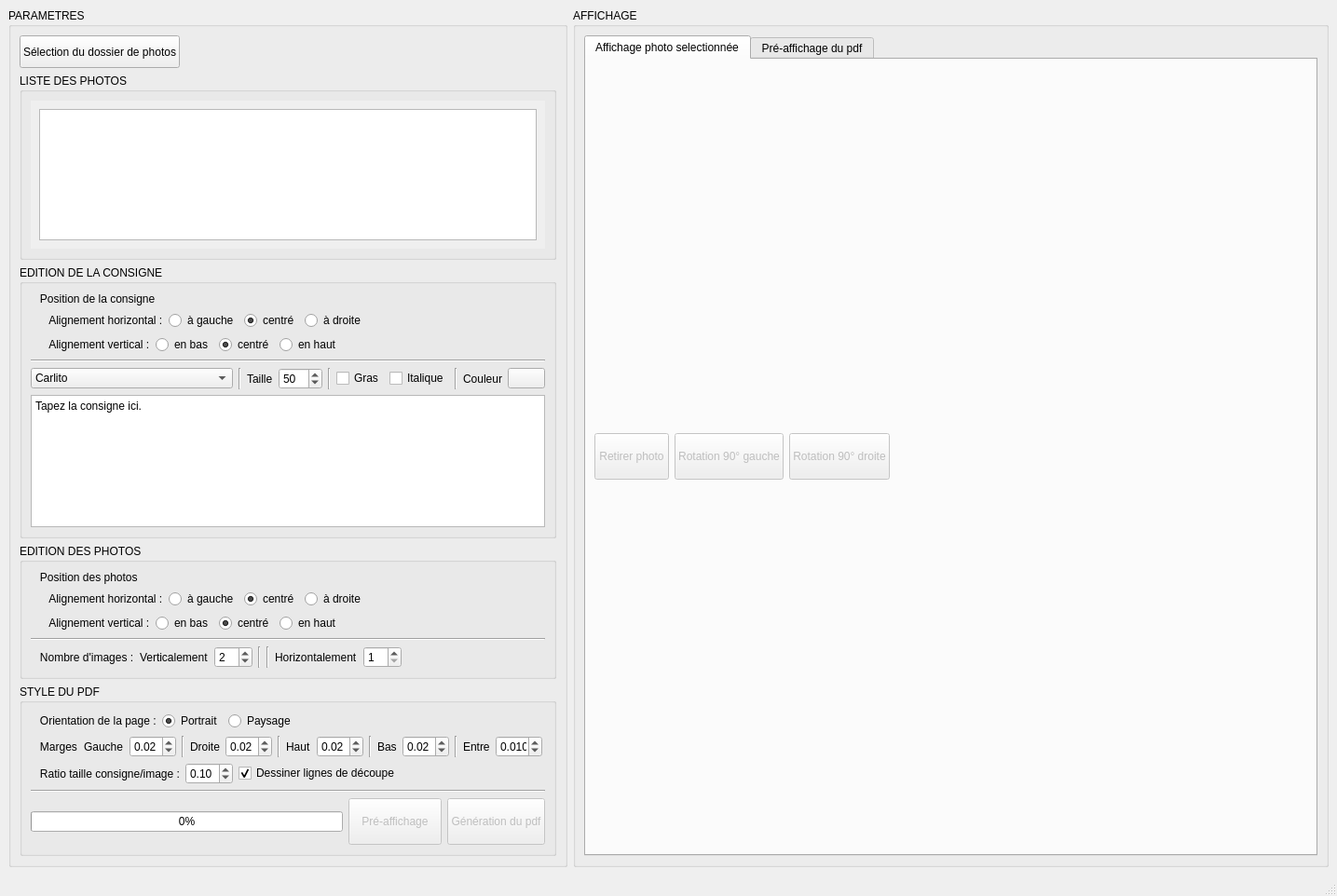
<?xml version="1.0" encoding="UTF-8"?>
<ui version="4.0">
 <class>MainInterface</class>
 <widget class="QMainWindow" name="MainInterface">
  <property name="geometry">
   <rect>
    <x>0</x>
    <y>0</y>
    <width>1435</width>
    <height>962</height>
   </rect>
  </property>
  <property name="windowTitle">
   <string>MainWindow</string>
  </property>
  <widget class="QWidget" name="centralwidget">
   <layout class="QHBoxLayout" name="horizontalLayout">
    <item>
     <layout class="QVBoxLayout" name="verticalLayout_6">
      <item>
       <layout class="QHBoxLayout" name="horizontalLayout_5">
        <item>
         <widget class="QGroupBox" name="gbParametres">
          <property name="maximumSize">
           <size>
            <width>600</width>
            <height>16777215</height>
           </size>
          </property>
          <property name="title">
           <string>PARAMETRES</string>
          </property>
          <layout class="QVBoxLayout" name="verticalLayout">
           <item>
            <layout class="QHBoxLayout" name="hlPhotosSelection">
             <item>
              <widget class="QPushButton" name="pbSelectPhotos">
               <property name="minimumSize">
                <size>
                 <width>0</width>
                 <height>35</height>
                </size>
               </property>
               <property name="maximumSize">
                <size>
                 <width>200</width>
                 <height>16777215</height>
                </size>
               </property>
               <property name="text">
                <string>Sélection du dossier de photos</string>
               </property>
              </widget>
             </item>
             <item>
              <widget class="QLabel" name="laPhotosDir">
               <property name="maximumSize">
                <size>
                 <width>500</width>
                 <height>16777215</height>
                </size>
               </property>
               <property name="text">
                <string/>
               </property>
              </widget>
             </item>
             <item>
              <spacer name="horizontalSpacer">
               <property name="orientation">
                <enum>Qt::Horizontal</enum>
               </property>
               <property name="sizeHint" stdset="0">
                <size>
                 <width>40</width>
                 <height>20</height>
                </size>
               </property>
              </spacer>
             </item>
            </layout>
           </item>
           <item>
            <widget class="QGroupBox" name="dzqddzqd">
             <property name="title">
              <string>LISTE DES PHOTOS</string>
             </property>
             <layout class="QHBoxLayout" name="hlPhotosList">
              <item>
               <widget class="QScrollArea" name="scrollArea">
                <property name="frameShape">
                 <enum>QFrame::NoFrame</enum>
                </property>
                <property name="frameShadow">
                 <enum>QFrame::Plain</enum>
                </property>
                <property name="lineWidth">
                 <number>0</number>
                </property>
                <property name="widgetResizable">
                 <bool>true</bool>
                </property>
                <widget class="QWidget" name="scrollAreaWidgetContents">
                 <property name="geometry">
                  <rect>
                   <x>0</x>
                   <y>0</y>
                   <width>552</width>
                   <height>158</height>
                  </rect>
                 </property>
                 <layout class="QVBoxLayout" name="verticalLayout_4">
                  <item>
                   <widget class="QListWidget" name="lwPhotos">
                    <property name="maximumSize">
                     <size>
                      <width>10000</width>
                      <height>16777215</height>
                     </size>
                    </property>
                   </widget>
                  </item>
                 </layout>
                </widget>
               </widget>
              </item>
              <item>
               <layout class="QVBoxLayout" name="verticalLayout_3"/>
              </item>
             </layout>
            </widget>
           </item>
           <item>
            <widget class="QGroupBox" name="gbConsignes">
             <property name="minimumSize">
              <size>
               <width>0</width>
               <height>100</height>
              </size>
             </property>
             <property name="font">
              <font>
               <weight>50</weight>
               <bold>false</bold>
              </font>
             </property>
             <property name="title">
              <string>EDITION DE LA CONSIGNE</string>
             </property>
             <layout class="QVBoxLayout" name="verticalLayout_5">
              <item>
               <layout class="QHBoxLayout" name="hlConsignes">
                <item>
                 <layout class="QVBoxLayout" name="vlTextEdit" stretch="0,0,0,0,0,0">
                  <item>
                   <layout class="QHBoxLayout" name="hlTextAlignment">
                    <item>
                     <widget class="QLabel" name="laTextAlignment">
                      <property name="font">
                       <font>
                        <weight>50</weight>
                        <bold>false</bold>
                       </font>
                      </property>
                      <property name="text">
                       <string>   Position de la consigne</string>
                      </property>
                     </widget>
                    </item>
                   </layout>
                  </item>
                  <item>
                   <layout class="QHBoxLayout" name="hlHText">
                    <item>
                     <widget class="QLabel" name="laHorizontalText">
                      <property name="text">
                       <string>      Alignement horizontal :</string>
                      </property>
                     </widget>
                    </item>
                    <item>
                     <widget class="QRadioButton" name="rbLeftText">
                      <property name="styleSheet">
                       <string notr="true"/>
                      </property>
                      <property name="text">
                       <string>à gauche</string>
                      </property>
                      <attribute name="buttonGroup">
                       <string notr="true">buttonGroup</string>
                      </attribute>
                     </widget>
                    </item>
                    <item>
                     <widget class="QRadioButton" name="rbHCenterText">
                      <property name="text">
                       <string>centré</string>
                      </property>
                      <property name="checked">
                       <bool>true</bool>
                      </property>
                      <attribute name="buttonGroup">
                       <string notr="true">buttonGroup</string>
                      </attribute>
                     </widget>
                    </item>
                    <item>
                     <widget class="QRadioButton" name="rbRightText">
                      <property name="text">
                       <string>à droite</string>
                      </property>
                      <attribute name="buttonGroup">
                       <string notr="true">buttonGroup</string>
                      </attribute>
                     </widget>
                    </item>
                    <item>
                     <spacer name="horizontalSpacer_6">
                      <property name="orientation">
                       <enum>Qt::Horizontal</enum>
                      </property>
                      <property name="sizeHint" stdset="0">
                       <size>
                        <width>40</width>
                        <height>20</height>
                       </size>
                      </property>
                     </spacer>
                    </item>
                   </layout>
                  </item>
                  <item>
                   <layout class="QHBoxLayout" name="hlVText">
                    <item>
                     <widget class="QLabel" name="laVerticalText">
                      <property name="text">
                       <string>      Alignement vertical :</string>
                      </property>
                     </widget>
                    </item>
                    <item>
                     <widget class="QRadioButton" name="rbBottomText">
                      <property name="text">
                       <string>en bas</string>
                      </property>
                      <attribute name="buttonGroup">
                       <string notr="true">buttonGroup_3</string>
                      </attribute>
                     </widget>
                    </item>
                    <item>
                     <widget class="QRadioButton" name="rbVCenterText">
                      <property name="text">
                       <string>centré</string>
                      </property>
                      <property name="checked">
                       <bool>true</bool>
                      </property>
                      <attribute name="buttonGroup">
                       <string notr="true">buttonGroup_3</string>
                      </attribute>
                     </widget>
                    </item>
                    <item>
                     <widget class="QRadioButton" name="rbTopText">
                      <property name="text">
                       <string>en haut</string>
                      </property>
                      <attribute name="buttonGroup">
                       <string notr="true">buttonGroup_3</string>
                      </attribute>
                     </widget>
                    </item>
                    <item>
                     <spacer name="horizontalSpacer_8">
                      <property name="orientation">
                       <enum>Qt::Horizontal</enum>
                      </property>
                      <property name="sizeHint" stdset="0">
                       <size>
                        <width>40</width>
                        <height>20</height>
                       </size>
                      </property>
                     </spacer>
                    </item>
                   </layout>
                  </item>
                  <item>
                   <widget class="Line" name="line_2">
                    <property name="orientation">
                     <enum>Qt::Horizontal</enum>
                    </property>
                   </widget>
                  </item>
                  <item>
                   <layout class="QHBoxLayout" name="hlFont">
                    <item>
                     <widget class="QFontComboBox" name="fcbConsignes">
                      <property name="editable">
                       <bool>false</bool>
                      </property>
                      <property name="currentFont">
                       <font>
                        <family>Calibri</family>
                       </font>
                      </property>
                     </widget>
                    </item>
                    <item>
                     <widget class="Line" name="line_4">
                      <property name="orientation">
                       <enum>Qt::Vertical</enum>
                      </property>
                     </widget>
                    </item>
                    <item>
                     <widget class="QLabel" name="laTaille">
                      <property name="text">
                       <string>Taille</string>
                      </property>
                     </widget>
                    </item>
                    <item>
                     <widget class="QSpinBox" name="sbSizeTexte">
                      <property name="maximumSize">
                       <size>
                        <width>75</width>
                        <height>16777215</height>
                       </size>
                      </property>
                      <property name="minimum">
                       <number>10</number>
                      </property>
                      <property name="maximum">
                       <number>300</number>
                      </property>
                      <property name="value">
                       <number>50</number>
                      </property>
                     </widget>
                    </item>
                    <item>
                     <widget class="Line" name="line_5">
                      <property name="orientation">
                       <enum>Qt::Vertical</enum>
                      </property>
                     </widget>
                    </item>
                    <item>
                     <widget class="QCheckBox" name="cbBold">
                      <property name="text">
                       <string>Gras</string>
                      </property>
                     </widget>
                    </item>
                    <item>
                     <widget class="QCheckBox" name="cbItalic">
                      <property name="text">
                       <string>Italique</string>
                      </property>
                     </widget>
                    </item>
                    <item>
                     <widget class="Line" name="line_6">
                      <property name="orientation">
                       <enum>Qt::Vertical</enum>
                      </property>
                     </widget>
                    </item>
                    <item>
                     <widget class="QLabel" name="laCouleur">
                      <property name="text">
                       <string>Couleur</string>
                      </property>
                     </widget>
                    </item>
                    <item>
                     <widget class="QPushButton" name="pbChoosColor">
                      <property name="text">
                       <string/>
                      </property>
                     </widget>
                    </item>
                    <item>
                     <spacer name="horizontalSpacer_2">
                      <property name="orientation">
                       <enum>Qt::Horizontal</enum>
                      </property>
                      <property name="sizeHint" stdset="0">
                       <size>
                        <width>40</width>
                        <height>20</height>
                       </size>
                      </property>
                     </spacer>
                    </item>
                   </layout>
                  </item>
                  <item>
                   <widget class="QPlainTextEdit" name="pteConsigne">
                    <property name="plainText">
                     <string>Tapez la consigne ici.</string>
                    </property>
                   </widget>
                  </item>
                 </layout>
                </item>
               </layout>
              </item>
             </layout>
            </widget>
           </item>
           <item>
            <widget class="QGroupBox" name="gbPhotos">
             <property name="title">
              <string>EDITION DES PHOTOS</string>
             </property>
             <layout class="QVBoxLayout" name="verticalLayout_7">
              <item>
               <layout class="QHBoxLayout" name="hlImageAlignment">
                <item>
                 <widget class="QLabel" name="laPhotoAlignment">
                  <property name="font">
                   <font>
                    <weight>50</weight>
                    <bold>false</bold>
                   </font>
                  </property>
                  <property name="text">
                   <string>   Position des photos</string>
                  </property>
                 </widget>
                </item>
               </layout>
              </item>
              <item>
               <layout class="QHBoxLayout" name="hlPhotoHorizontal">
                <item>
                 <widget class="QLabel" name="laHorizontalImage">
                  <property name="text">
                   <string>      Alignement horizontal :</string>
                  </property>
                 </widget>
                </item>
                <item>
                 <widget class="QRadioButton" name="rbLeftImage">
                  <property name="text">
                   <string>à gauche</string>
                  </property>
                  <attribute name="buttonGroup">
                   <string notr="true">buttonGroup_2</string>
                  </attribute>
                 </widget>
                </item>
                <item>
                 <widget class="QRadioButton" name="rbHCenterImage">
                  <property name="text">
                   <string>centré</string>
                  </property>
                  <property name="checked">
                   <bool>true</bool>
                  </property>
                  <attribute name="buttonGroup">
                   <string notr="true">buttonGroup_2</string>
                  </attribute>
                 </widget>
                </item>
                <item>
                 <widget class="QRadioButton" name="rbRightImage">
                  <property name="text">
                   <string>à droite</string>
                  </property>
                  <attribute name="buttonGroup">
                   <string notr="true">buttonGroup_2</string>
                  </attribute>
                 </widget>
                </item>
                <item>
                 <spacer name="hsPhotoHorizontal">
                  <property name="orientation">
                   <enum>Qt::Horizontal</enum>
                  </property>
                  <property name="sizeHint" stdset="0">
                   <size>
                    <width>40</width>
                    <height>20</height>
                   </size>
                  </property>
                 </spacer>
                </item>
               </layout>
              </item>
              <item>
               <layout class="QHBoxLayout" name="hlPhotoVertical">
                <item>
                 <widget class="QLabel" name="laVerticalImage">
                  <property name="text">
                   <string>      Alignement vertical :</string>
                  </property>
                 </widget>
                </item>
                <item>
                 <widget class="QRadioButton" name="rbBottomImage">
                  <property name="text">
                   <string>en bas</string>
                  </property>
                  <attribute name="buttonGroup">
                   <string notr="true">buttonGroup_4</string>
                  </attribute>
                 </widget>
                </item>
                <item>
                 <widget class="QRadioButton" name="rbVCenterImage">
                  <property name="text">
                   <string>centré</string>
                  </property>
                  <property name="checked">
                   <bool>true</bool>
                  </property>
                  <attribute name="buttonGroup">
                   <string notr="true">buttonGroup_4</string>
                  </attribute>
                 </widget>
                </item>
                <item>
                 <widget class="QRadioButton" name="rbTopImage">
                  <property name="text">
                   <string>en haut</string>
                  </property>
                  <attribute name="buttonGroup">
                   <string notr="true">buttonGroup_4</string>
                  </attribute>
                 </widget>
                </item>
                <item>
                 <spacer name="horizontalSpacer_7">
                  <property name="orientation">
                   <enum>Qt::Horizontal</enum>
                  </property>
                  <property name="sizeHint" stdset="0">
                   <size>
                    <width>40</width>
                    <height>20</height>
                   </size>
                  </property>
                 </spacer>
                </item>
               </layout>
              </item>
              <item>
               <widget class="Line" name="line_3">
                <property name="orientation">
                 <enum>Qt::Horizontal</enum>
                </property>
               </widget>
              </item>
              <item>
               <layout class="QHBoxLayout" name="hlNbImages">
                <item>
                 <widget class="QLabel" name="laNbImages">
                  <property name="maximumSize">
                   <size>
                    <width>250</width>
                    <height>16777215</height>
                   </size>
                  </property>
                  <property name="text">
                   <string>   Nombre d'images :</string>
                  </property>
                 </widget>
                </item>
                <item>
                 <widget class="QLabel" name="laNbImagesV">
                  <property name="text">
                   <string>Verticalement</string>
                  </property>
                 </widget>
                </item>
                <item>
                 <widget class="QSpinBox" name="sbNbImagesV">
                  <property name="minimum">
                   <number>1</number>
                  </property>
                  <property name="maximum">
                   <number>10</number>
                  </property>
                  <property name="value">
                   <number>2</number>
                  </property>
                 </widget>
                </item>
                <item>
                 <widget class="Line" name="line_12">
                  <property name="orientation">
                   <enum>Qt::Vertical</enum>
                  </property>
                 </widget>
                </item>
                <item>
                 <widget class="Line" name="line_11">
                  <property name="orientation">
                   <enum>Qt::Vertical</enum>
                  </property>
                 </widget>
                </item>
                <item>
                 <widget class="QLabel" name="laNbImagesH">
                  <property name="text">
                   <string>Horizontalement</string>
                  </property>
                 </widget>
                </item>
                <item>
                 <widget class="QSpinBox" name="sbNbImagesH">
                  <property name="minimum">
                   <number>1</number>
                  </property>
                  <property name="maximum">
                   <number>10</number>
                  </property>
                  <property name="value">
                   <number>1</number>
                  </property>
                 </widget>
                </item>
                <item>
                 <spacer name="horizontalSpacer_3">
                  <property name="orientation">
                   <enum>Qt::Horizontal</enum>
                  </property>
                  <property name="sizeHint" stdset="0">
                   <size>
                    <width>40</width>
                    <height>20</height>
                   </size>
                  </property>
                 </spacer>
                </item>
               </layout>
              </item>
             </layout>
            </widget>
           </item>
           <item>
            <widget class="QGroupBox" name="gbFormatPDF">
             <property name="title">
              <string>STYLE DU PDF</string>
             </property>
             <layout class="QVBoxLayout" name="verticalLayout_8">
              <item>
               <layout class="QHBoxLayout" name="hlOrientation">
                <item>
                 <widget class="QLabel" name="label">
                  <property name="text">
                   <string>   Orientation de la page :</string>
                  </property>
                 </widget>
                </item>
                <item>
                 <widget class="QRadioButton" name="rbPortrait">
                  <property name="text">
                   <string>Portrait</string>
                  </property>
                  <property name="checked">
                   <bool>true</bool>
                  </property>
                  <attribute name="buttonGroup">
                   <string notr="true">buttonGroup_5</string>
                  </attribute>
                 </widget>
                </item>
                <item>
                 <widget class="QRadioButton" name="rbLandScape">
                  <property name="text">
                   <string>Paysage</string>
                  </property>
                  <attribute name="buttonGroup">
                   <string notr="true">buttonGroup_5</string>
                  </attribute>
                 </widget>
                </item>
                <item>
                 <spacer name="horizontalSpacer_9">
                  <property name="orientation">
                   <enum>Qt::Horizontal</enum>
                  </property>
                  <property name="sizeHint" stdset="0">
                   <size>
                    <width>40</width>
                    <height>20</height>
                   </size>
                  </property>
                 </spacer>
                </item>
               </layout>
              </item>
              <item>
               <layout class="QHBoxLayout" name="hlMarges">
                <item>
                 <widget class="QLabel" name="laMarges">
                  <property name="text">
                   <string>   Marges :</string>
                  </property>
                 </widget>
                </item>
                <item>
                 <widget class="QLabel" name="laLeftMargins">
                  <property name="text">
                   <string>Gauche</string>
                  </property>
                 </widget>
                </item>
                <item>
                 <widget class="QDoubleSpinBox" name="dsLeftMargins">
                  <property name="maximum">
                   <double>0.300000000000000</double>
                  </property>
                  <property name="singleStep">
                   <double>0.010000000000000</double>
                  </property>
                  <property name="value">
                   <double>0.020000000000000</double>
                  </property>
                 </widget>
                </item>
                <item>
                 <widget class="Line" name="line_7">
                  <property name="orientation">
                   <enum>Qt::Vertical</enum>
                  </property>
                 </widget>
                </item>
                <item>
                 <widget class="QLabel" name="laRightMargins">
                  <property name="text">
                   <string>Droite</string>
                  </property>
                 </widget>
                </item>
                <item>
                 <widget class="QDoubleSpinBox" name="dsRightMargins">
                  <property name="maximum">
                   <double>0.300000000000000</double>
                  </property>
                  <property name="singleStep">
                   <double>0.010000000000000</double>
                  </property>
                  <property name="value">
                   <double>0.020000000000000</double>
                  </property>
                 </widget>
                </item>
                <item>
                 <widget class="Line" name="line_8">
                  <property name="orientation">
                   <enum>Qt::Vertical</enum>
                  </property>
                 </widget>
                </item>
                <item>
                 <widget class="QLabel" name="laTopMargins">
                  <property name="text">
                   <string>Haut</string>
                  </property>
                 </widget>
                </item>
                <item>
                 <widget class="QDoubleSpinBox" name="dsTopMargins">
                  <property name="maximum">
                   <double>0.300000000000000</double>
                  </property>
                  <property name="singleStep">
                   <double>0.010000000000000</double>
                  </property>
                  <property name="value">
                   <double>0.020000000000000</double>
                  </property>
                 </widget>
                </item>
                <item>
                 <widget class="Line" name="line_9">
                  <property name="orientation">
                   <enum>Qt::Vertical</enum>
                  </property>
                 </widget>
                </item>
                <item>
                 <widget class="QLabel" name="laBottomMargins">
                  <property name="text">
                   <string>Bas</string>
                  </property>
                 </widget>
                </item>
                <item>
                 <widget class="QDoubleSpinBox" name="dsBottomMargins">
                  <property name="maximum">
                   <double>0.300000000000000</double>
                  </property>
                  <property name="singleStep">
                   <double>0.010000000000000</double>
                  </property>
                  <property name="value">
                   <double>0.020000000000000</double>
                  </property>
                 </widget>
                </item>
                <item>
                 <widget class="Line" name="line_10">
                  <property name="orientation">
                   <enum>Qt::Vertical</enum>
                  </property>
                 </widget>
                </item>
                <item>
                 <widget class="QLabel" name="laBetween">
                  <property name="text">
                   <string>Entre</string>
                  </property>
                 </widget>
                </item>
                <item>
                 <widget class="QDoubleSpinBox" name="dsBetween">
                  <property name="decimals">
                   <number>3</number>
                  </property>
                  <property name="maximum">
                   <double>0.100000000000000</double>
                  </property>
                  <property name="singleStep">
                   <double>0.001000000000000</double>
                  </property>
                  <property name="value">
                   <double>0.010000000000000</double>
                  </property>
                 </widget>
                </item>
                <item>
                 <spacer name="horizontalSpacer_10">
                  <property name="orientation">
                   <enum>Qt::Horizontal</enum>
                  </property>
                  <property name="sizeHint" stdset="0">
                   <size>
                    <width>40</width>
                    <height>20</height>
                   </size>
                  </property>
                 </spacer>
                </item>
               </layout>
              </item>
              <item>
               <layout class="QHBoxLayout" name="hlRatioCI">
                <item>
                 <widget class="QLabel" name="laRatio">
                  <property name="maximumSize">
                   <size>
                    <width>200</width>
                    <height>16777215</height>
                   </size>
                  </property>
                  <property name="text">
                   <string>   Ratio taille consigne/image :</string>
                  </property>
                 </widget>
                </item>
                <item>
                 <widget class="QDoubleSpinBox" name="dsbRatio">
                  <property name="decimals">
                   <number>2</number>
                  </property>
                  <property name="minimum">
                   <double>0.050000000000000</double>
                  </property>
                  <property name="maximum">
                   <double>0.900000000000000</double>
                  </property>
                  <property name="singleStep">
                   <double>0.010000000000000</double>
                  </property>
                  <property name="value">
                   <double>0.100000000000000</double>
                  </property>
                 </widget>
                </item>
                <item>
                 <widget class="QCheckBox" name="cbCutLines">
                  <property name="text">
                   <string>Dessiner lignes de découpe</string>
                  </property>
                  <property name="checked">
                   <bool>true</bool>
                  </property>
                 </widget>
                </item>
                <item>
                 <spacer name="horizontalSpacer_4">
                  <property name="orientation">
                   <enum>Qt::Horizontal</enum>
                  </property>
                  <property name="sizeHint" stdset="0">
                   <size>
                    <width>40</width>
                    <height>20</height>
                   </size>
                  </property>
                 </spacer>
                </item>
               </layout>
              </item>
              <item>
               <widget class="Line" name="line">
                <property name="orientation">
                 <enum>Qt::Horizontal</enum>
                </property>
               </widget>
              </item>
              <item>
               <layout class="QHBoxLayout" name="hlActions">
                <item>
                 <widget class="QProgressBar" name="pbLoading">
                  <property name="value">
                   <number>0</number>
                  </property>
                 </widget>
                </item>
                <item>
                 <widget class="QPushButton" name="pbPreview">
                  <property name="enabled">
                   <bool>false</bool>
                  </property>
                  <property name="minimumSize">
                   <size>
                    <width>100</width>
                    <height>50</height>
                   </size>
                  </property>
                  <property name="text">
                   <string>Pré-affichage</string>
                  </property>
                 </widget>
                </item>
                <item>
                 <widget class="QPushButton" name="pbGeneration">
                  <property name="enabled">
                   <bool>false</bool>
                  </property>
                  <property name="minimumSize">
                   <size>
                    <width>100</width>
                    <height>50</height>
                   </size>
                  </property>
                  <property name="maximumSize">
                   <size>
                    <width>200</width>
                    <height>16777215</height>
                   </size>
                  </property>
                  <property name="text">
                   <string>Génération du pdf</string>
                  </property>
                 </widget>
                </item>
               </layout>
              </item>
             </layout>
            </widget>
           </item>
          </layout>
         </widget>
        </item>
        <item>
         <widget class="QGroupBox" name="gbImage">
          <property name="minimumSize">
           <size>
            <width>0</width>
            <height>500</height>
           </size>
          </property>
          <property name="title">
           <string>AFFICHAGE</string>
          </property>
          <layout class="QVBoxLayout" name="verticalLayout_2">
           <item>
            <widget class="QTabWidget" name="tabDisplay">
             <property name="currentIndex">
              <number>0</number>
             </property>
             <widget class="QWidget" name="tabImage">
              <attribute name="title">
               <string>Affichage photo selectionnée</string>
              </attribute>
              <layout class="QVBoxLayout" name="vlImage">
               <item>
                <layout class="QHBoxLayout" name="hlImageActions">
                 <item>
                  <widget class="QPushButton" name="pbRemovePhoto">
                   <property name="enabled">
                    <bool>false</bool>
                   </property>
                   <property name="minimumSize">
                    <size>
                     <width>0</width>
                     <height>50</height>
                    </size>
                   </property>
                   <property name="text">
                    <string>Retirer photo</string>
                   </property>
                  </widget>
                 </item>
                 <item>
                  <widget class="QPushButton" name="pbRotationLeft">
                   <property name="enabled">
                    <bool>false</bool>
                   </property>
                   <property name="minimumSize">
                    <size>
                     <width>0</width>
                     <height>50</height>
                    </size>
                   </property>
                   <property name="text">
                    <string>Rotation 90° gauche</string>
                   </property>
                  </widget>
                 </item>
                 <item>
                  <widget class="QPushButton" name="pbRotationRight">
                   <property name="enabled">
                    <bool>false</bool>
                   </property>
                   <property name="minimumSize">
                    <size>
                     <width>0</width>
                     <height>50</height>
                    </size>
                   </property>
                   <property name="text">
                    <string>Rotation 90° droite</string>
                   </property>
                  </widget>
                 </item>
                 <item>
                  <spacer name="horizontalSpacer_5">
                   <property name="orientation">
                    <enum>Qt::Horizontal</enum>
                   </property>
                   <property name="sizeHint" stdset="0">
                    <size>
                     <width>40</width>
                     <height>20</height>
                    </size>
                   </property>
                  </spacer>
                 </item>
                </layout>
               </item>
              </layout>
             </widget>
             <widget class="QWidget" name="tabPreview">
              <attribute name="title">
               <string>Pré-affichage du pdf</string>
              </attribute>
              <layout class="QVBoxLayout" name="vlPreview" stretch="0,0,25">
               <item>
                <widget class="QWidget" name="wPreviewLegend" native="true">
                 <layout class="QHBoxLayout" name="hlPreviewLegend">
                  <item>
                   <widget class="QLabel" name="laLegend">
                    <property name="text">
                     <string>Légende :</string>
                    </property>
                   </widget>
                  </item>
                  <item>
                   <spacer name="horizontalSpacer_11">
                    <property name="orientation">
                     <enum>Qt::Horizontal</enum>
                    </property>
                    <property name="sizeHint" stdset="0">
                     <size>
                      <width>40</width>
                      <height>20</height>
                     </size>
                    </property>
                   </spacer>
                  </item>
                 </layout>
                </widget>
               </item>
               <item>
                <widget class="QWidget" name="wDisplayElements" native="true">
                 <layout class="QHBoxLayout" name="hlDisplayElements">
                  <item>
                   <widget class="QLabel" name="laZones">
                    <property name="text">
                     <string>Affichage des zones (uniquement pré-affichage) :</string>
                    </property>
                   </widget>
                  </item>
                  <item>
                   <widget class="QCheckBox" name="cbZoneExternMargins">
                    <property name="text">
                     <string>marges extérieures</string>
                    </property>
                    <property name="checked">
                     <bool>true</bool>
                    </property>
                   </widget>
                  </item>
                  <item>
                   <widget class="QCheckBox" name="cbZoneInternMargins">
                    <property name="text">
                     <string>marges intérieures</string>
                    </property>
                    <property name="checked">
                     <bool>true</bool>
                    </property>
                   </widget>
                  </item>
                  <item>
                   <widget class="QCheckBox" name="cbZonePhotos">
                    <property name="text">
                     <string>photos</string>
                    </property>
                   </widget>
                  </item>
                  <item>
                   <widget class="QCheckBox" name="cbZoneConsignes">
                    <property name="text">
                     <string>consignes</string>
                    </property>
                   </widget>
                  </item>
                  <item>
                   <spacer name="horizontalSpacer_12">
                    <property name="orientation">
                     <enum>Qt::Horizontal</enum>
                    </property>
                    <property name="sizeHint" stdset="0">
                     <size>
                      <width>40</width>
                      <height>20</height>
                     </size>
                    </property>
                   </spacer>
                  </item>
                 </layout>
                </widget>
               </item>
               <item>
                <layout class="QHBoxLayout" name="hlPreviewImage"/>
               </item>
              </layout>
             </widget>
            </widget>
           </item>
          </layout>
         </widget>
        </item>
       </layout>
      </item>
     </layout>
    </item>
   </layout>
  </widget>
  <widget class="QMenuBar" name="menubar">
   <property name="geometry">
    <rect>
     <x>0</x>
     <y>0</y>
     <width>1435</width>
     <height>21</height>
    </rect>
   </property>
  </widget>
  <widget class="QStatusBar" name="statusbar"/>
 </widget>
 <resources/>
 <connections/>
 <buttongroups>
  <buttongroup name="buttonGroup_5"/>
  <buttongroup name="buttonGroup_3"/>
  <buttongroup name="buttonGroup"/>
  <buttongroup name="buttonGroup_4"/>
  <buttongroup name="buttonGroup_2"/>
 </buttongroups>
</ui>
